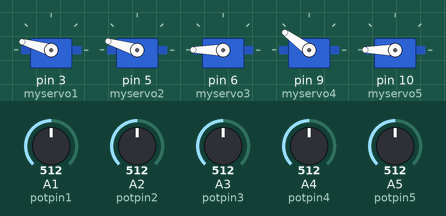
This sketch was run on a simulated Arduino Uno, built with avr-gcc and run on an emulated ATmega328P. Shown: 5 × servo. Inputs (shaded band) come from the test bench; at power-on: A1 (potpin1) = 512, A2 (potpin2) = 512, A4 (potpin4) = 512, A3 (potpin3) = 512, A5 (potpin5) = 512.

Above: at 1.2 s.
1.3 s: A1 (potpin1) set to 716
At 2.1 s:
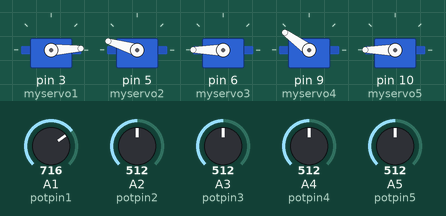
2.8 s: A2 (potpin2) set to 716
At 4.0 s:
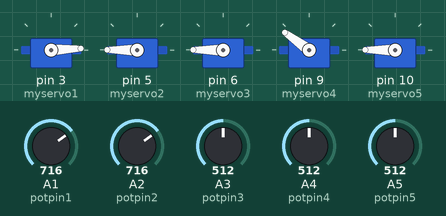
4.3 s: A4 (potpin4) set to 716
At 5.5 s:
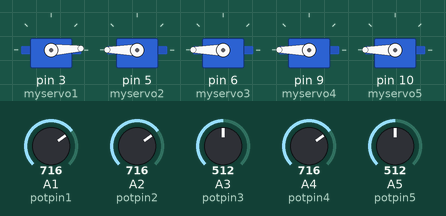
5.8 s: A3 (potpin3) set to 306
At 7.0 s:
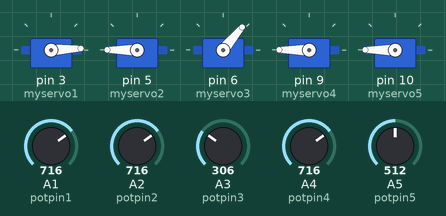
7.3 s: A5 (potpin5) set to 306
At 8.3 s:
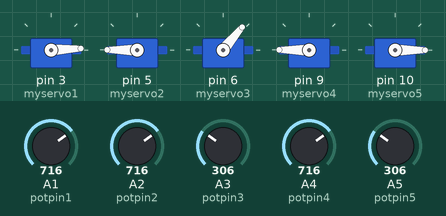
8.8 s: A1 (potpin1) set to 992
At 9.2 s:
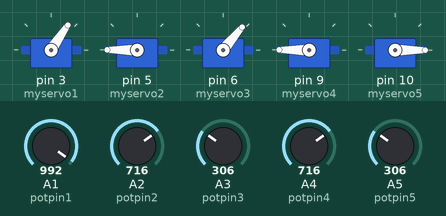
Timing chart, 0 to 11.3 s (numbered marks = the images above; inputs shaded):
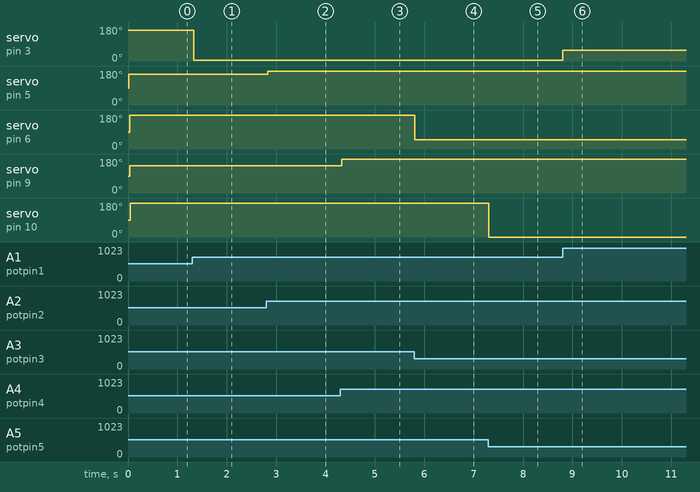

Measured:
- after the input at 1.3 s, servo on pin 3 (myservo1): 164° → 3° at once
- after the input at 2.8 s, servo on pin 5 (myservo2): 163° → 180° at once
- after the input at 4.3 s, servo on pin 9 (myservo4): 144° → 180° at once
- after the input at 5.8 s, servo on pin 6 (myservo3): 180° → 50° at once
- after the input at 7.3 s, servo on pin 10 (myservo5): 180° → 0° at once
- after the input at 8.8 s, servo on pin 3 (myservo1): 3° → 56° at once

The sketch:

robotic_hand.ino
```cpp
#include <Servo.h>

Servo myservo1;  // create servo object to control a servo
Servo myservo2;
Servo myservo3;
Servo myservo4;
Servo myservo5;

int potpin1 = 1;
int val1;
int potpin2 = 2;
int val2;
int potpin3 = 3;
int val3;
int potpin4 = 4;
int val4;
int potpin5 = 5;
int val5;

void setup() {
  myservo1.attach(3);  // attaches the servo on pin 9 to the servo object
  myservo2.attach(5);
  myservo3.attach(6);
  myservo4.attach(9);
  myservo5.attach(10);
}

void loop() {
  val1 = analogRead(potpin1);            // reads the value of the potentiometer (value between 0 and 1023)
  val1 = map(val1, 430, 520, 0, 180);     // scale it to use it with the servo (value between 0 and 180)
  myservo1.write(val1);                  // sets the servo position according to the scaled value
  delay(10);                           // waits for the servo to get there

  val2 = analogRead(potpin2);            // reads the value of the potentiometer (value between 0 and 1023)
  val2 = map(val2, 330, 530, 0, 180);     // scale it to use it with the servo (value between 0 and 180)
  myservo2.write(val2);                  // sets the servo position according to the scaled value
  delay(10);                             // waits for the servo to get there

  val3 = analogRead(potpin3);            // reads the value of the potentiometer (value between 0 and 1023)
  val3 = map(val3, 250, 450, 0, 180);     // scale it to use it with the servo (value between 0 and 180)
  myservo3.write(val3);                  // sets the servo position according to the scaled value
  delay(10);                           // waits for the servo to get there

  val4 = analogRead(potpin4);            // reads the value of the potentiometer (value between 0 and 1023)
  val4 = map(val4, 400, 540, 0, 180);     // scale it to use it with the servo (value between 0 and 180)
  myservo4.write(val4);                  // sets the servo position according to the scaled value
  delay(10);                           // waits for the servo to get there

  val5 = analogRead(potpin5);            // reads the value of the potentiometer (value between 0 and 1023)
  val5 = map(val5, 320, 480, 0, 180);     // scale it to use it with the servo (value between 0 and 180)
  myservo5.write(val5);                  // sets the servo position according to the scaled value
  delay(10);                           // waits for the servo to get there
}
```
